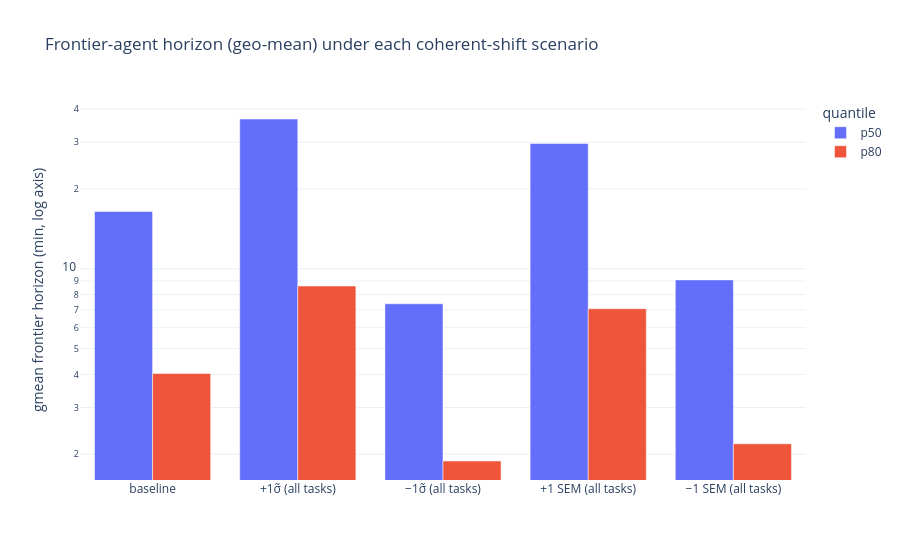

Notebook code cell kept with this figure:
### Code cell
horizon_plot_data = scenario_summary.copy()
fig = px.bar(
    horizon_plot_data, x="scenario", y="gmean_frontier_horizon_min",
    color="quantile", barmode="group", log_y=True,
    title="Frontier-agent horizon (geo-mean) under each coherent-shift scenario",
    labels={"gmean_frontier_horizon_min": "gmean frontier horizon (min, log axis)",
            "scenario": ""},
)
fig.write_image(FIGURES / f"c_horizon_levels{SUFFIX}.png", width=900, height=500, scale=2)
show(fig)

### Figure 1 — Plotly figure (JSON) as saved in the notebook; plotly's stock layout.template omitted (floating-point values rounded to 4 significant figures)
{"data": [{"alignmentgroup": "True", "hovertemplate": "quantile=p50<br>=%{x}<br>gmean frontier horizon (min, log axis)=%{y}<extra></extra>", "legendgroup": "p50", "marker": {"color": "#636efa", "pattern": {"shape": ""}}, "name": "p50", "offsetgroup": "p50", "orientation": "v", "showlegend": true, "textposition": "auto", "type": "bar", "x": ["baseline", "+1σ̃ (all tasks)", "−1σ̃ (all tasks)", "+1 SEM (all tasks)", "−1 SEM (all tasks)"], "xaxis": "x", "y": [16.45, 36.7, 7.382, 29.67, 9.083], "yaxis": "y"}, {"alignmentgroup": "True", "hovertemplate": "quantile=p80<br>=%{x}<br>gmean frontier horizon (min, log axis)=%{y}<extra></extra>", "legendgroup": "p80", "marker": {"color": "#EF553B", "pattern": {"shape": ""}}, "name": "p80", "offsetgroup": "p80", "orientation": "v", "showlegend": true, "textposition": "auto", "type": "bar", "x": ["baseline", "+1σ̃ (all tasks)", "−1σ̃ (all tasks)", "+1 SEM (all tasks)", "−1 SEM (all tasks)"], "xaxis": "x", "y": [4.031, 8.615, 1.886, 7.074, 2.19], "yaxis": "y"}], "layout": {"barmode": "group", "legend": {"title": {"text": "quantile"}, "tracegroupgap": 0}, "title": {"text": "Frontier-agent horizon (geo-mean) under each coherent-shift scenario"}, "xaxis": {"anchor": "y", "domain": [0.0, 1.0], "title": {"text": ""}}, "yaxis": {"anchor": "x", "domain": [0.0, 1.0], "title": {"text": "gmean frontier horizon (min, log axis)"}, "type": "log"}}}
